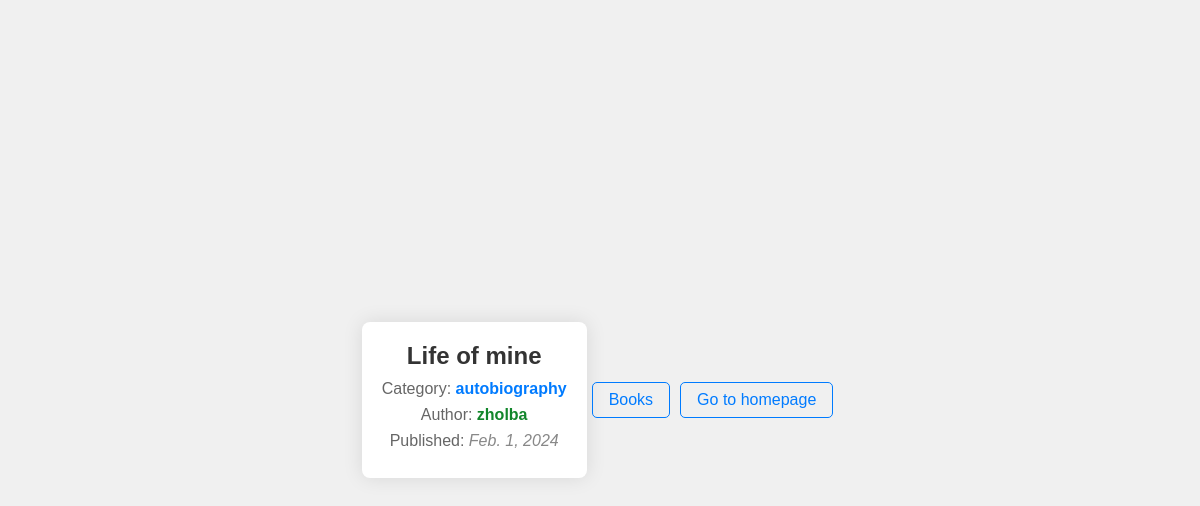
The app's page /books/4 (signed in) with its own data.
### main/models.py (models this page shows, shortened)
class Book(models.Model):
  title = models.CharField(max_length=100)
  category = models.ForeignKey(Category, on_delete=models.CASCADE)
  author = models.ForeignKey(Author, on_delete=models.CASCADE)
  publication_date = models.DateField()
  objects = BookQuerySet().as_manager()

class Category(models.Model):
  name = models.CharField(max_length=100)
  objects = CategoryManager()
  class Meta:
    verbose_name_plural = 'categories'
  def __str__(self):
    return self.name

class Author(models.Model):
  user = models.OneToOneField(User, on_delete=models.CASCADE)
  bio = models.TextField()
  objects = AuthorManager().as_manager()
  def __str__(self):
    return self.user.username

### main/views.py (the view)
# urls.py: path('books/<int:id>', get_book, name='get_book'),
@decorators.login_required(login_url='login')
def get_book(request, id):
  book = Book.objects.get(pk=id)
  if book:
    return render(request, 'book.html', {'book': book})
  else:
    return HttpResponse("Book doesn't exist!")

### main/templates/book.html (shortened to what this page needs)
<!DOCTYPE html>
<html lang="en">
  <head>
  </head>
  <body>
    <div class="container">
      <h2>{{book.title}}</h2>
      <p>Category: <strong>{{book.category}}</strong></p>
      <p>Author: <strong class="author">{{book.author}}</strong></p>
      <p>Published: <i>{{book.publication_date}}</i></p>
    </div>
    <a href="{% url 'books' %}">Books</a>
    <a href="{% url 'index' %}">Go to homepage</a>
  </body>
</html>

### main/templates/book.html (style rules this page uses)
body { font-family: Arial, sans-serif; background-color: #f0f0f0; margin: 0; padding: 0; display: flex; justify-content: center; align-items: center; height: 100vh; }
.container { background-color: #fff; border-radius: 8px; box-shadow: 0 0 20px rgba(0, 0, 0, 0.1); padding: 20px; max-width: 400px; text-align: center; }
h2 { color: #333; margin-top: 0; margin-bottom: 10px; }
p { color: #666; margin: 8px 0; }
strong { color: #007bff; }
strong.author { color: #12862b; }
i { color: #888; }
a { text-decoration: none; color: #007bff; margin: 5px; padding: 8px 16px; border: 1px solid #007bff; border-radius: 5px; transition: background-color 0.3s ease; }

### records on screen
Book: title "Life of mine", category "autobiography", author "zholba", publication_date "Feb. 1, 2024"
